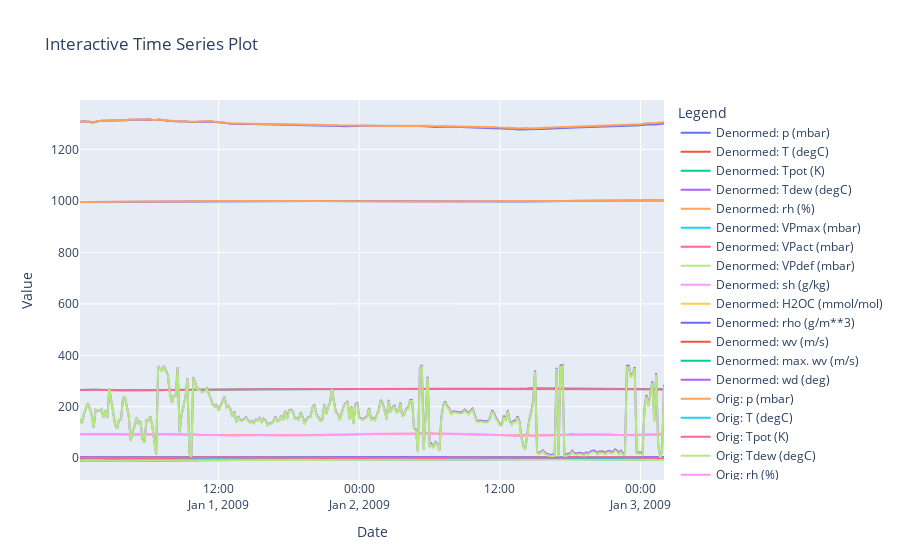

Notebook source saved alongside this figure:
### Code cell
import plotly.graph_objects as go
import pandas as pd

# Sample data creation
df1 = denormed_slice
df2 = df_orig_slice

# Plotting
fig = go.Figure()

# Add traces for the first dataframe
for column in df1.columns:
    fig.add_trace(go.Scatter(x=df2.index, y=df1[column], mode='lines', name=f'Denormed: {column}'))

# Add traces for the second dataframe
for column in df2.columns:
    fig.add_trace(go.Scatter(x=df2.index, y=df2[column], mode='lines', name=f'Orig: {column}'))

# Update layout
fig.update_layout(title='Interactive Time Series Plot',
                  xaxis_title='Date',
                  yaxis_title='Value',
                  legend_title='Legend',
                  hovermode='x unified')

# Show the plot
fig.show()

### Figure 1 — Plotly figure (JSON) as saved in the notebook; plotly's stock layout.template omitted (floating-point values rounded to 4 significant figures; data arrays with more than 128 entries replaced by an {"elided": "..."} marker saying what was removed)
{"data": [{"mode": "lines", "name": "Denormed: p (mbar)", "type": "scatter", "x": {"elided": "300 str values"}, "y": {"elided": "300 float values"}}, {"mode": "lines", "name": "Denormed: T (degC)", "type": "scatter", "x": {"elided": "300 str values"}, "y": {"elided": "300 float values"}}, {"mode": "lines", "name": "Denormed: Tpot (K)", "type": "scatter", "x": {"elided": "300 str values"}, "y": {"elided": "300 float values"}}, {"mode": "lines", "name": "Denormed: Tdew (degC)", "type": "scatter", "x": {"elided": "300 str values"}, "y": {"elided": "300 float values"}}, {"mode": "lines", "name": "Denormed: rh (%)", "type": "scatter", "x": {"elided": "300 str values"}, "y": {"elided": "300 float values"}}, {"mode": "lines", "name": "Denormed: VPmax (mbar)", "type": "scatter", "x": {"elided": "300 str values"}, "y": {"elided": "300 float values"}}, {"mode": "lines", "name": "Denormed: VPact (mbar)", "type": "scatter", "x": {"elided": "300 str values"}, "y": {"elided": "300 float values"}}, {"mode": "lines", "name": "Denormed: VPdef (mbar)", "type": "scatter", "x": {"elided": "300 str values"}, "y": {"elided": "300 float values"}}, {"mode": "lines", "name": "Denormed: sh (g/kg)", "type": "scatter", "x": {"elided": "300 str values"}, "y": {"elided": "300 float values"}}, {"mode": "lines", "name": "Denormed: H2OC (mmol/mol)", "type": "scatter", "x": {"elided": "300 str values"}, "y": {"elided": "300 float values"}}, {"mode": "lines", "name": "Denormed: rho (g/m**3)", "type": "scatter", "x": {"elided": "300 str values"}, "y": {"elided": "300 float values"}}, {"mode": "lines", "name": "Denormed: wv (m/s)", "type": "scatter", "x": {"elided": "300 str values"}, "y": {"elided": "300 float values"}}, {"mode": "lines", "name": "Denormed: max. wv (m/s)", "type": "scatter", "x": {"elided": "300 str values"}, "y": {"elided": "300 float values"}}, {"mode": "lines", "name": "Denormed: wd (deg)", "type": "scatter", "x": {"elided": "300 str values"}, "y": {"elided": "300 float values"}}, {"mode": "lines", "name": "Orig: p (mbar)", "type": "scatter", "x": {"elided": "300 str values"}, "y": {"elided": "300 float values"}}, {"mode": "lines", "name": "Orig: T (degC)", "type": "scatter", "x": {"elided": "300 str values"}, "y": {"elided": "300 float values"}}, {"mode": "lines", "name": "Orig: Tpot (K)", "type": "scatter", "x": {"elided": "300 str values"}, "y": {"elided": "300 float values"}}, {"mode": "lines", "name": "Orig: Tdew (degC)", "type": "scatter", "x": {"elided": "300 str values"}, "y": {"elided": "300 float values"}}, {"mode": "lines", "name": "Orig: rh (%)", "type": "scatter", "x": {"elided": "300 str values"}, "y": {"elided": "300 float values"}}, {"mode": "lines", "name": "Orig: VPmax (mbar)", "type": "scatter", "x": {"elided": "300 str values"}, "y": {"elided": "300 float values"}}, {"mode": "lines", "name": "Orig: VPact (mbar)", "type": "scatter", "x": {"elided": "300 str values"}, "y": {"elided": "300 float values"}}, {"mode": "lines", "name": "Orig: VPdef (mbar)", "type": "scatter", "x": {"elided": "300 str values"}, "y": {"elided": "300 float values"}}, {"mode": "lines", "name": "Orig: sh (g/kg)", "type": "scatter", "x": {"elided": "300 str values"}, "y": {"elided": "300 float values"}}, {"mode": "lines", "name": "Orig: H2OC (mmol/mol)", "type": "scatter", "x": {"elided": "300 str values"}, "y": {"elided": "300 float values"}}, {"mode": "lines", "name": "Orig: rho (g/m**3)", "type": "scatter", "x": {"elided": "300 str values"}, "y": {"elided": "300 float values"}}, {"mode": "lines", "name": "Orig: wv (m/s)", "type": "scatter", "x": {"elided": "300 str values"}, "y": {"elided": "300 float values"}}, {"mode": "lines", "name": "Orig: max. wv (m/s)", "type": "scatter", "x": {"elided": "300 str values"}, "y": {"elided": "300 float values"}}, {"mode": "lines", "name": "Orig: wd (deg)", "type": "scatter", "x": {"elided": "300 str values"}, "y": {"elided": "300 float values"}}], "layout": {"hovermode": "x unified", "legend": {"title": {"text": "Legend"}}, "title": {"text": "Interactive Time Series Plot"}, "xaxis": {"title": {"text": "Date"}}, "yaxis": {"title": {"text": "Value"}}}}
